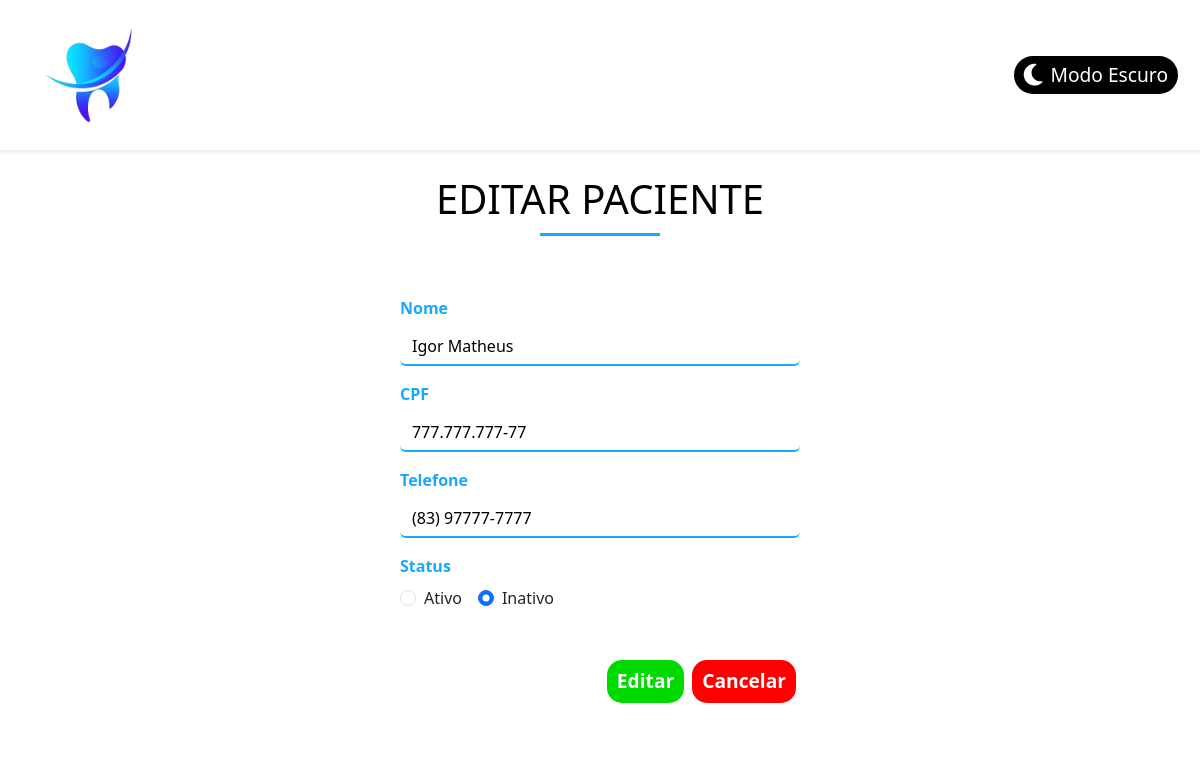
Screenshot of /?pagina=editar_paciente&id=3 with the database file from the repository.
### tables this page shows
CREATE TABLE `pacientes` (
  `id` int NOT NULL AUTO_INCREMENT,
  `nome` varchar(255) NOT NULL,
  `cpf` varchar(14) NOT NULL,
  `telefone` varchar(15) DEFAULT NULL,
  `situacao` tinyint(1) NOT NULL DEFAULT '1',
  PRIMARY KEY (`id`)
);

### views/editar_paciente.php (the view, shortened to what this page needs)
<?php
    if (isset($_GET['id'])) {
        $id = $_GET['id'];
        $consulta_paciente = mysqli_query($conexao, "SELECT * FROM pacientes WHERE id = $id");
        if ($linha = mysqli_fetch_array($consulta_paciente)) {
?>
<div class="pacientes">
    <h1 class="titulo-2 text-center mt-4 mb-1">Editar Paciente</h1>
    <div class="form-inserir-container">
        <form action="atualizar_paciente.php" method="post" class="form-inserir">
            <div class="mb-3">
                <label for="nome" class="form-label">Nome</label>
                <input type="text" class="form-control" id="nome" name="nome" value="<?php echo $linha['nome']; ?>">
            </div>
            <div class="mb-3">
                <label for="cpf" class="form-label">CPF</label>
                <input type="text" class="form-control" id="cpf" name="cpf" value="<?php echo $linha['cpf']; ?>">
            </div>
            <div class="mb-3">
                <label for="telefone" class="form-label">Telefone</label>
                <input type="text" class="form-control" id="telefone" name="telefone" value="<?php echo $linha['telefone']; ?>">
            </div>
            <div class="mb-3">
                <label for="situacao" class="form-label">Status</label><br>
                <div class="d-flex">
                    <div class="form-check me-3">
                        <input type="radio" id="ativo" name="situacao" value="1" class="form-check-input" <?php echo ($linha['situacao'] == 1) ? 'checked' : ''; ?>>
                        <label for="ativo" class="form-check-label">Ativo</label>
                    </div>
                    <div class="form-check">
                        <input type="radio" id="inativo" name="situacao" value="0" class="form-check-input" <?php echo ($linha['situacao'] == 0) ? 'checked' : ''; ?>>
                        <label for="inativo" class="form-check-label">Inativo</label>
                    </div>
                </div>
            </div>
            <div class="botoes-inserir d-flex justify-content-end align-items-center mt-5">
                <button type="submit" class="botao-sucesso text-center mx-1">Editar</button>
                <a href="?pagina=#">
                    <button type="button" class="botao-cancelar text-center mx-1">Cancelar</button>
                </a>
            </div>
        </form>
    </div>
</div>
<?php
        } else {
            echo "Paciente não encontrado.";
        }
    } else {
        echo "ID não informado.";
    }
?>

### css/estilo.css (style rules this page uses)
:root { --azul: #18A8FE; --azul-escuro: #008cdd; --verde: #00d900; --verde-escuro: #009000; --vermelho: #ff0000; --vermelho-escuro: #c70000; --fundo: #ffffff; --texto: #000000; }
.pacientes { margin-top: 25px; }
.titulo-2 { color: var(--texto); font-size: 2.5em; text-transform: uppercase; }
.titulo-2::after { content: ""; display: block; margin: 10px; width: 120px; height: 3px; background-color: var(--azul); margin-left: auto; margin-right: auto; }
.form-inserir-container { max-width: 500px; margin: 0 auto; padding: 20px; }
.form-inserir { padding: 30px; border: none; border-radius: 20px; box-shadow: 0 4px 12px var(--sombra); background-color: var(--fundo); }
.form-label { font-weight: bold; color: var(--azul); }
.form-control { border: none; border-bottom: 2px solid var(--azul); background-color: var(--fundo); color: var(--texto); transition: border-color 0.3s ease; }
.botao-sucesso, .botao-cancelar { color: white; padding: 7px 10px; border: none; border-radius: 15px; font-size: 1.2em; font-weight: 600; transition: transform 0.2s, background-color 0.3s ease; }
.botao-sucesso { background-color: var(--verde); }
.botao-cancelar { background-color: var(--vermelho); }

### rows the page displays
pacientes: nome "Igor Matheus", cpf "777.777.777-77", telefone "(83) 97777-7777", situacao "☐ Ativo", situacao "☑ Inativo"
